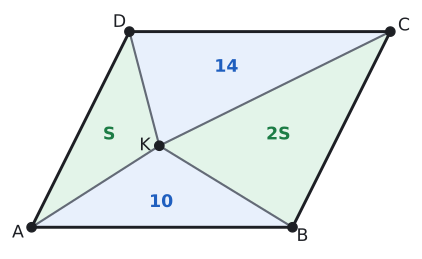

Write Python code to recreate this figure.
import sys; sys.path.insert(0, "tools")
from cizim import *

P = lambda x, y: np.array([float(x), float(y)])
uz = lambda U, V: round(float(np.linalg.norm(U - V)), 4)
def acisi(K, U, V):
    u, v = U - K, V - K
    return round(float(np.degrees(np.arccos(np.dot(u, v) / np.linalg.norm(u) / np.linalg.norm(v)))), 3)
def birim(U, V):
    t = (V - U) / np.linalg.norm(V - U); return t, np.array([-t[1], t[0]])
def dondur(Q, derece):
    a = np.radians(derece); return P(Q[0] * np.cos(a) - Q[1] * np.sin(a), Q[0] * np.sin(a) + Q[1] * np.cos(a))
def ayak(Q, U, V):
    t, _ = birim(U, V); return U + np.dot(Q - U, t) * t
def paralel_isareti(U, V, n=1, f=0.5):
    t, _ = birim(U, V)
    for i in range(n):
        M = U + f * (V - U) + (i - (n - 1) / 2) * 0.32 * S * t
        ax.annotate("", xy=M + 0.22 * S * t, xytext=M - 0.22 * S * t, arrowprops=dict(arrowstyle="-|>", color=SOLUK, lw=1.3, mutation_scale=13))
def cetik(U, V, n=1, renk=SOLUK, f=0.5):
    M = U + f * (V - U); t, m = birim(U, V)
    for i in range(n):
        c = M + (i - (n - 1) / 2) * 0.2 * S * t
        ax.plot(*zip(c - 0.22 * S * m, c + 0.22 * S * m), color=renk, lw=1.5)
def olcu(U, V, metin, d=0.5, renk=YAZI, fs=13, f=0.5):
    """[UV] üzerinde f oranındaki noktaya, U->V yönünün soluna d*S uzağa yazı (d < 0: sağına)."""
    M = U + f * (V - U); _, m = birim(U, V)
    ax.text(*(M + d * S * m), metin, ha="center", va="center", color=renk, fontsize=fs)
def dik_isareti(K, U, V, r=0.4):
    a_ = (U - K) / np.linalg.norm(U - K) * r * S; b_ = (V - K) / np.linalg.norm(V - K) * r * S
    ax.plot(*zip(K + a_, K + a_ + b_, K + b_), color=SOLUK, lw=1.3)
def harf(Q, metin, dx, dy, renk=YAZI, fs=13):
    ax.text(Q[0] + dx * S, Q[1] + dy * S, metin, ha="center", va="center", color=renk, fontsize=fs)
def cizgi(U, V, renk=YAZI, lw=2.2, ls="-"):
    ax.plot(*zip(U, V), color=renk, lw=lw, ls=ls)
def boya(noktalar, renk):
    ax.add_patch(patches.Polygon(noktalar, closed=True, facecolor=renk, edgecolor="none"))
def yay(K, U, V, r=0.8, renk=MAVI, n=1):
    for i in range(n): aci(ax, K, U, V, r=(r + 0.18 * i) * S, renk=renk)
def yay_yazi(K, U, V, metin, d=1.4, renk=MAVI, fs=12):
    """K köşesindeki U-K-V açısının ortasından d*S uzağa yazı."""
    u = (U - K) / np.linalg.norm(U - K); v = (V - K) / np.linalg.norm(V - K); o = (u + v) / np.linalg.norm(u + v)
    ax.text(*(K + d * S * o), metin, ha="center", va="center", color=renk, fontsize=fs)
def basla(xmin, xmax, ymin, ymax, en=5.5):
    global fig, ax
    fig, ax = sekil(en, en * (ymax - ymin) / (xmax - xmin))
    ax.set_aspect("equal"); ax.axis("off"); ax.set_xlim(xmin, xmax); ax.set_ylim(ymin, ymax)
def dortgen(A, B, C, D, dolgu=None):
    if dolgu: boya([A, B, C, D], dolgu)
    ax.plot(*zip(A, B, C, D, A), color=YAZI)
    for Q in (A, B, C, D): nokta(ax, *Q, "")
def koseler(A, B, C, D, d=0.55):
    O = (A + B + C + D) / 4
    for Q, ad in ((A, "A"), (B, "B"), (C, "C"), (D, "D")):
        y = (Q - O) / np.linalg.norm(Q - O); harf(Q, ad, d * y[0] * 1.3, d * y[1])
def pk(AB, AD, derece):
    """A orijinde, [AB] yatay; ABCD paralelkenarının köşeleri."""
    a = np.radians(derece); A, B = P(0, 0), P(AB, 0); D = P(AD * np.cos(a), AD * np.sin(a)); return A, B, B + D, D
def cerceve(noktalar, kenar=1.2):
    xs = [q[0] for q in noktalar]; ys = [q[1] for q in noktalar]
    return min(xs) - kenar * S, max(xs) + kenar * S, min(ys) - kenar * S, max(ys) + kenar * S
def alan(noktalar, metin, renk=YAZI, dx=0, dy=0, fs=13):
    """Çokgenin ağırlık merkezine (köşelerin ortalaması) yazı."""
    O = sum(noktalar) / len(noktalar)
    ax.text(O[0] + dx * S, O[1] + dy * S, metin, ha="center", va="center", color=renk, fontsize=fs, fontweight="bold")
def kesisim(P1, P2, P3, P4):
    """[P1P2] ve [P3P4] doğrularının kesişimi."""
    d1, d2 = P2 - P1, P4 - P3
    x2 = lambda u, v: u[0] * v[1] - u[1] * v[0]
    t = x2(P3 - P1, d2) / x2(d1, d2); return P1 + t * d1
def alan_hesap(*Q):
    return round(abs(sum(Q[i][0] * Q[(i + 1) % len(Q)][1] - Q[(i + 1) % len(Q)][0] * Q[i][1] for i in range(len(Q)))) / 2, 4)


# Soru 7: alan 48 (|AB| = 8, yükseklik 6); A(AKB) = 10, A(DKC) = 14, A(AKD) = 8, A(BKC) = 16.
A, B, D = P(0, 0), P(8, 0), P(3, 6); C = B + D; K = P(23.5 / 6, 2.5)
S = 11 / 15
print("AKD", alan_hesap(A, K, D), "BKC", alan_hesap(B, K, C), "AKB", alan_hesap(A, K, B), "DKC", alan_hesap(D, K, C))
basla(*cerceve([A, B, C, D], 1.0))
boya([A, K, B], MAVI_ACIK); boya([D, K, C], MAVI_ACIK); boya([A, K, D], YESIL_ACIK); boya([B, K, C], YESIL_ACIK)
dortgen(A, B, C, D); koseler(A, B, C, D, 0.5)
for Q in (A, B, C, D): cizgi(K, Q, SOLUK, 1.6)
nokta(ax, *K, ""); harf(K, "K", -0.6, 0.0)
alan([A, K, D], "S", YESIL, 0.1); alan([B, K, C], "2S", YESIL, -0.1); alan([A, K, B], "10", MAVI, 0, -0.1); alan([D, K, C], "14", MAVI, 0, 0.1)
kaydet(fig, __file__)
